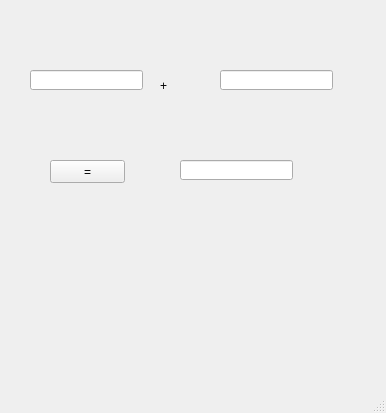
<?xml version="1.0" encoding="UTF-8"?>
<ui version="4.0">
 <class>MainWindow</class>
 <widget class="QMainWindow" name="MainWindow">
  <property name="geometry">
   <rect>
    <x>0</x>
    <y>0</y>
    <width>386</width>
    <height>413</height>
   </rect>
  </property>
  <property name="windowTitle">
   <string>MainWindow</string>
  </property>
  <widget class="QWidget" name="centralwidget">
   <widget class="QPushButton" name="pb">
    <property name="geometry">
     <rect>
      <x>50</x>
      <y>160</y>
      <width>75</width>
      <height>23</height>
     </rect>
    </property>
    <property name="text">
     <string>=</string>
    </property>
   </widget>
   <widget class="QLineEdit" name="lea">
    <property name="geometry">
     <rect>
      <x>30</x>
      <y>70</y>
      <width>113</width>
      <height>20</height>
     </rect>
    </property>
   </widget>
   <widget class="QLineEdit" name="leb">
    <property name="geometry">
     <rect>
      <x>220</x>
      <y>70</y>
      <width>113</width>
      <height>20</height>
     </rect>
    </property>
   </widget>
   <widget class="QLabel" name="lab">
    <property name="geometry">
     <rect>
      <x>160</x>
      <y>80</y>
      <width>56</width>
      <height>12</height>
     </rect>
    </property>
    <property name="text">
     <string>+</string>
    </property>
   </widget>
   <widget class="QLineEdit" name="lec">
    <property name="geometry">
     <rect>
      <x>180</x>
      <y>160</y>
      <width>113</width>
      <height>20</height>
     </rect>
    </property>
   </widget>
  </widget>
  <widget class="QMenuBar" name="menubar">
   <property name="geometry">
    <rect>
     <x>0</x>
     <y>0</y>
     <width>386</width>
     <height>21</height>
    </rect>
   </property>
  </widget>
  <widget class="QStatusBar" name="statusbar"/>
 </widget>
 <resources/>
 <connections/>
</ui>
